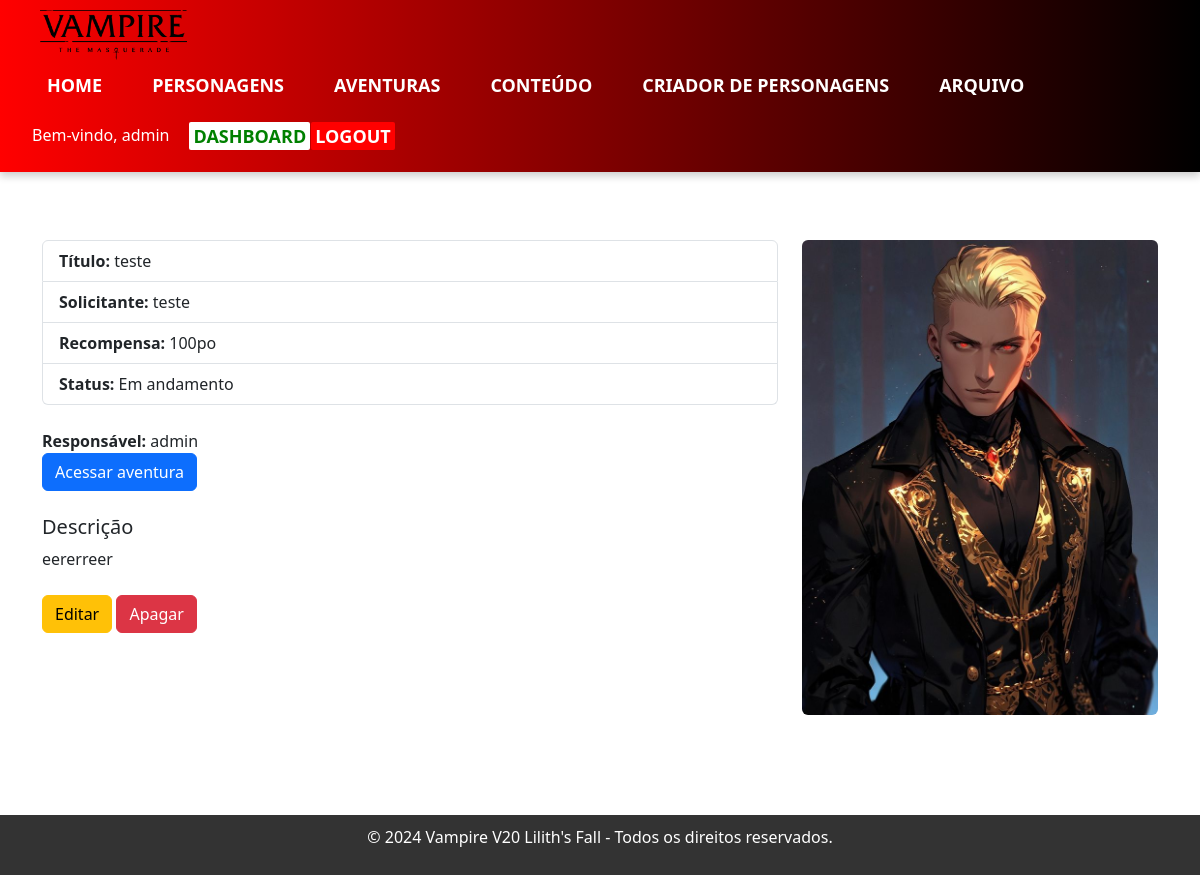
/adventure/1 (signed in), run on an earlier commit of the app's database.
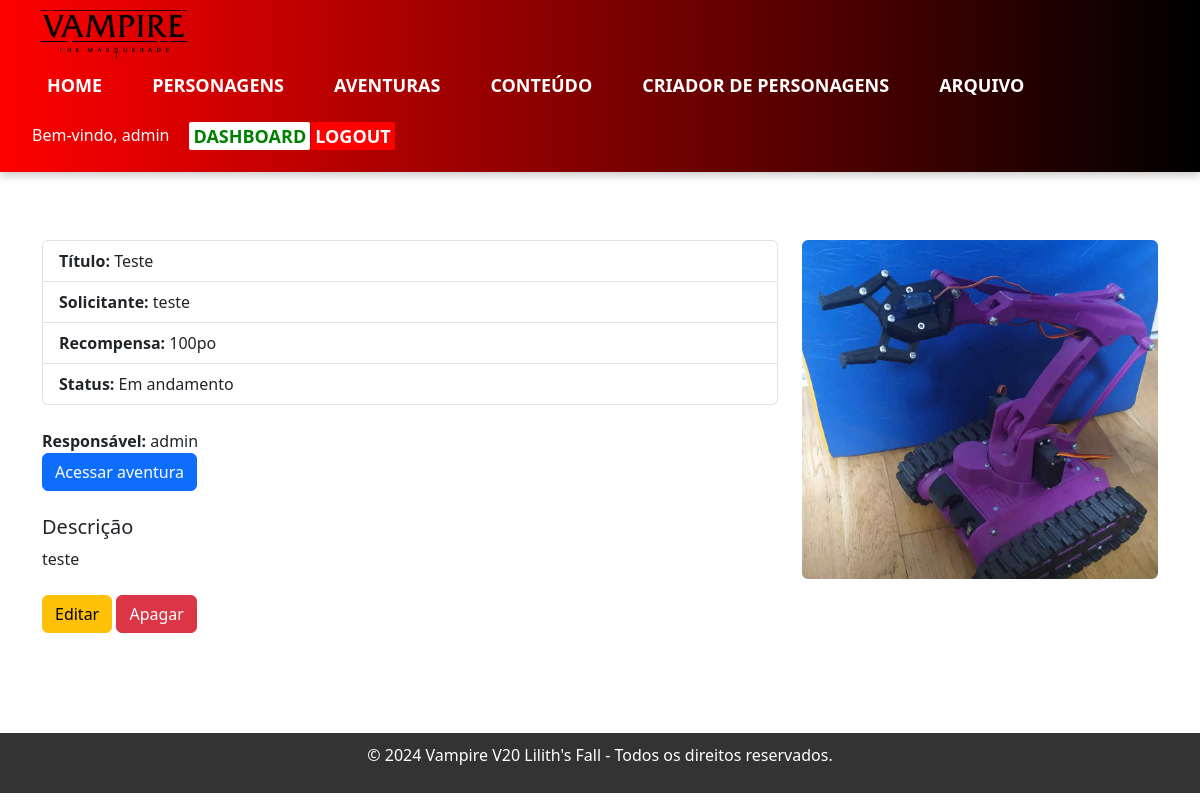
And on a later commit of the database.
### app.py (models this page shows, shortened)
class Adventure(db.Model):
    id = db.Column(db.Integer, primary_key=True)
    title = db.Column(db.String(200), nullable=False)
    requester = db.Column(db.String(100), nullable=False)
    reward = db.Column(db.String(100), nullable=False)
    description = db.Column(db.Text, nullable=False)
    document = db.Column(db.String(255), nullable=True)  # Caminho do documento anexado
    image = db.Column(db.String(255), nullable=True)     # Caminho da imagem anexada
    creator_id = db.Column(db.Integer, db.ForeignKey('user.id'), nullable=False)  # Criador da aventura
    responsible_user_id = db.Column(db.Integer, db.ForeignKey('user.id'), nullable=True)  # Usuário responsável pela aventura
    status = db.Column(db.String(100), nullable=False, default='Disponivel')
    finished = db.Column(db.String(500), nullable=True)  # aventura finalizada
    creator = db.relationship('User', foreign_keys=[creator_id])
    responsible_user = db.relationship('User', foreign_keys=[responsible_user_id])

### app.py (the view)
@app.route('/adventure/<int:adventure_id>')
@login_required
def adventure_detail(adventure_id):
    adventure = Adventure.query.get_or_404(adventure_id)
    return render_template('adventure_detail.html', adventure=adventure)

### app.py (called while the page is built)
@login_manager.user_loader
def user_loader(user_id):
    user = User.query.filter_by(id=user_id).first()
    if user:
        return user
    return None

### templates/adventure_detail.html (shortened to what this page needs)
{% extends 'base.html' %}
{% block content %}
<div class="container mt-5">
    <div class="row">
        <div class="col-md-8">
            <ul class="list-group">
                <li class="list-group-item"><strong>Título:</strong> {{ adventure.title }}</li>
                <li class="list-group-item"><strong>Solicitante:</strong> {{ adventure.requester }}</li>
                <li class="list-group-item"><strong>Recompensa:</strong> {{ adventure.reward }}</li>
                <li class="list-group-item"><strong>Status:</strong> {{ adventure.status }}</li>
            </ul>
             {% if adventure.responsible_user %}
             <div class="responsible mt-4">
                 <strong>Responsável:</strong> {{ adventure.responsible_user.user }}
                 <br>
                 <a href="{{ url_for('sala_do_mestre') }}" class="btn btn-primary">Acessar aventura</a>
             </div>
             {% endif %}
            <div class="description mt-4">
                <h5>Descrição</h5>
                <p>{{ adventure.description }}</p>
            </div>
            {% if current_user.is_admin or adventure.creator_id == current_user.id %}
            <div class="mt-4">
                <a href="{{ url_for('edit_adventure', adventure_id=adventure.id) }}" class="btn btn-warning">Editar</a>
                <form method="POST" action="{{ url_for('delete_adventure', adventure_id=adventure.id) }}" style="display:inline;">
                    <button type="submit" class="btn btn-danger">Apagar</button>
                </form>
            </div>
            {% endif %}
        </div>
        <div class="col-md-4">
            {% if adventure.image %}
                <img src="{{ url_for('static', filename=adventure.image) }}" class="img-fluid rounded" alt="Imagem da Aventura">
            {% else %}
                <img src="{{ url_for('static', filename='img/default_adventure.jpg') }}" class="img-fluid rounded" alt="Imagem padrão">
            {% endif %}
        </div>
    </div>
</div>
{% endblock %}

What changed in the data, as far as the page shows it:
changed Adventure "teste": title "teste" → "Teste"; description "eererreer" → "teste"; image: a different picture
